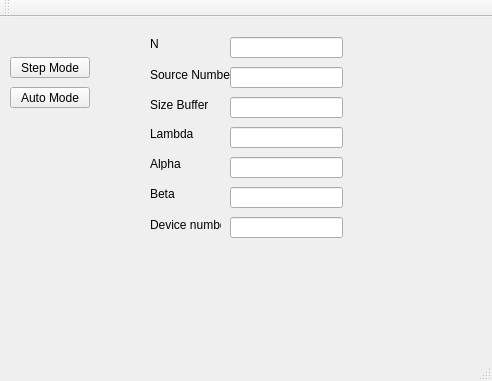
<?xml version="1.0" encoding="UTF-8"?>
<ui version="4.0">
 <class>MainWindow</class>
 <widget class="QMainWindow" name="MainWindow">
  <property name="geometry">
   <rect>
    <x>0</x>
    <y>0</y>
    <width>492</width>
    <height>381</height>
   </rect>
  </property>
  <property name="windowTitle">
   <string>SMO</string>
  </property>
  <widget class="QWidget" name="centralWidget">
   <widget class="QPushButton" name="pushButton">
    <property name="geometry">
     <rect>
      <x>10</x>
      <y>40</y>
      <width>80</width>
      <height>21</height>
     </rect>
    </property>
    <property name="text">
     <string>Step Mode</string>
    </property>
   </widget>
   <widget class="QPushButton" name="pushButton_2">
    <property name="geometry">
     <rect>
      <x>10</x>
      <y>70</y>
      <width>80</width>
      <height>21</height>
     </rect>
    </property>
    <property name="text">
     <string>Auto Mode</string>
    </property>
   </widget>
   <widget class="QLabel" name="label">
    <property name="geometry">
     <rect>
      <x>150</x>
      <y>20</y>
      <width>47</width>
      <height>13</height>
     </rect>
    </property>
    <property name="text">
     <string>N</string>
    </property>
   </widget>
   <widget class="QLineEdit" name="N">
    <property name="geometry">
     <rect>
      <x>230</x>
      <y>20</y>
      <width>113</width>
      <height>21</height>
     </rect>
    </property>
   </widget>
   <widget class="QLabel" name="label_2">
    <property name="geometry">
     <rect>
      <x>150</x>
      <y>50</y>
      <width>81</width>
      <height>16</height>
     </rect>
    </property>
    <property name="text">
     <string>Source Number</string>
    </property>
   </widget>
   <widget class="QLineEdit" name="srNum">
    <property name="geometry">
     <rect>
      <x>230</x>
      <y>50</y>
      <width>113</width>
      <height>21</height>
     </rect>
    </property>
   </widget>
   <widget class="QLineEdit" name="sizeBuff">
    <property name="geometry">
     <rect>
      <x>230</x>
      <y>80</y>
      <width>113</width>
      <height>21</height>
     </rect>
    </property>
   </widget>
   <widget class="QLineEdit" name="lmbda">
    <property name="geometry">
     <rect>
      <x>230</x>
      <y>110</y>
      <width>113</width>
      <height>21</height>
     </rect>
    </property>
   </widget>
   <widget class="QLineEdit" name="alpha">
    <property name="geometry">
     <rect>
      <x>230</x>
      <y>140</y>
      <width>113</width>
      <height>21</height>
     </rect>
    </property>
   </widget>
   <widget class="QLineEdit" name="beta">
    <property name="geometry">
     <rect>
      <x>230</x>
      <y>170</y>
      <width>113</width>
      <height>21</height>
     </rect>
    </property>
   </widget>
   <widget class="QLineEdit" name="devNum">
    <property name="geometry">
     <rect>
      <x>230</x>
      <y>200</y>
      <width>113</width>
      <height>21</height>
     </rect>
    </property>
   </widget>
   <widget class="QLabel" name="label_3">
    <property name="geometry">
     <rect>
      <x>150</x>
      <y>80</y>
      <width>61</width>
      <height>16</height>
     </rect>
    </property>
    <property name="text">
     <string>Size Buffer</string>
    </property>
   </widget>
   <widget class="QLabel" name="label_4">
    <property name="geometry">
     <rect>
      <x>150</x>
      <y>110</y>
      <width>47</width>
      <height>13</height>
     </rect>
    </property>
    <property name="text">
     <string>Lambda</string>
    </property>
   </widget>
   <widget class="QLabel" name="label_5">
    <property name="geometry">
     <rect>
      <x>150</x>
      <y>140</y>
      <width>47</width>
      <height>13</height>
     </rect>
    </property>
    <property name="text">
     <string>Alpha</string>
    </property>
   </widget>
   <widget class="QLabel" name="label_6">
    <property name="geometry">
     <rect>
      <x>150</x>
      <y>170</y>
      <width>47</width>
      <height>13</height>
     </rect>
    </property>
    <property name="text">
     <string>Beta</string>
    </property>
   </widget>
   <widget class="QLabel" name="label_7">
    <property name="geometry">
     <rect>
      <x>150</x>
      <y>200</y>
      <width>71</width>
      <height>16</height>
     </rect>
    </property>
    <property name="text">
     <string>Device number</string>
    </property>
   </widget>
  </widget>
  <widget class="QToolBar" name="mainToolBar">
   <attribute name="toolBarArea">
    <enum>TopToolBarArea</enum>
   </attribute>
   <attribute name="toolBarBreak">
    <bool>false</bool>
   </attribute>
  </widget>
  <widget class="QStatusBar" name="statusBar"/>
 </widget>
 <layoutdefault spacing="6" margin="11"/>
 <resources/>
 <connections/>
</ui>
